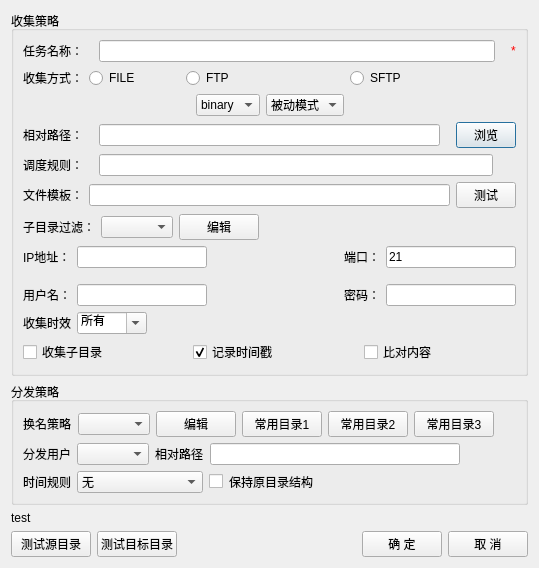
 <widget class="QDialog" name="collectDlg">
  <property name="geometry">
   <rect>
    <x>0</x>
    <y>0</y>
    <width>539</width>
    <height>543</height>
   </rect>
  </property>
  <property name="windowTitle">
   <string>收集分发设置</string>
  </property>
  <layout class="QVBoxLayout" name="verticalLayout_3">
   <item>
    <widget class="QGroupBox" name="groupBox">
     <property name="title">
      <string>收集策略</string>
     </property>
     <layout class="QVBoxLayout" name="verticalLayout">
      <item>
       <layout class="QHBoxLayout" name="horizontalLayout">
        <property name="spacing">
         <number>16</number>
        </property>
        <item>
         <widget class="QLabel" name="label">
          <property name="text">
           <string>任务名称：</string>
          </property>
         </widget>
        </item>
        <item>
         <widget class="QLineEdit" name="le_DirName"/>
        </item>
        <item>
         <widget class="QLabel" name="label_19">
          <property name="styleSheet">
           <string notr="true">color: rgb(255, 0, 0);</string>
          </property>
          <property name="text">
           <string>*</string>
          </property>
         </widget>
        </item>
       </layout>
      </item>
      <item>
       <layout class="QHBoxLayout" name="horizontalLayout_2">
        <item>
         <widget class="QLabel" name="label_2">
          <property name="text">
           <string>收集方式：</string>
          </property>
         </widget>
        </item>
        <item>
         <widget class="QRadioButton" name="radFile">
          <property name="text">
           <string>FILE</string>
          </property>
         </widget>
        </item>
        <item>
         <spacer name="horizontalSpacer_3">
          <property name="orientation">
           <enum>Qt::Horizontal</enum>
          </property>
          <property name="sizeType">
           <enum>QSizePolicy::Preferred</enum>
          </property>
          <property name="sizeHint" stdset="0">
           <size>
            <width>40</width>
            <height>20</height>
           </size>
          </property>
         </spacer>
        </item>
        <item>
         <widget class="QRadioButton" name="radFtp">
          <property name="text">
           <string>FTP</string>
          </property>
         </widget>
        </item>
        <item>
         <spacer name="horizontalSpacer_15">
          <property name="orientation">
           <enum>Qt::Horizontal</enum>
          </property>
          <property name="sizeHint" stdset="0">
           <size>
            <width>40</width>
            <height>20</height>
           </size>
          </property>
         </spacer>
        </item>
        <item>
         <widget class="QRadioButton" name="radSFtp">
          <property name="text">
           <string>SFTP</string>
          </property>
         </widget>
        </item>
        <item>
         <spacer name="horizontalSpacer_2">
          <property name="orientation">
           <enum>Qt::Horizontal</enum>
          </property>
          <property name="sizeHint" stdset="0">
           <size>
            <width>40</width>
            <height>20</height>
           </size>
          </property>
         </spacer>
        </item>
       </layout>
      </item>
      <item>
       <layout class="QHBoxLayout" name="horizontalLayout_12">
        <item>
         <spacer name="horizontalSpacer_13">
          <property name="orientation">
           <enum>Qt::Horizontal</enum>
          </property>
          <property name="sizeHint" stdset="0">
           <size>
            <width>40</width>
            <height>20</height>
           </size>
          </property>
         </spacer>
        </item>
        <item>
         <widget class="QComboBox" name="comboBox_bin">
          <item>
           <property name="text">
            <string>binary</string>
           </property>
          </item>
          <item>
           <property name="text">
            <string>ascii</string>
           </property>
          </item>
         </widget>
        </item>
        <item>
         <widget class="QComboBox" name="comboBox_passive">
          <item>
           <property name="text">
            <string>被动模式</string>
           </property>
          </item>
          <item>
           <property name="text">
            <string>主动模式</string>
           </property>
          </item>
         </widget>
        </item>
        <item>
         <spacer name="horizontalSpacer_14">
          <property name="orientation">
           <enum>Qt::Horizontal</enum>
          </property>
          <property name="sizeHint" stdset="0">
           <size>
            <width>40</width>
            <height>20</height>
           </size>
          </property>
         </spacer>
        </item>
       </layout>
      </item>
      <item>
       <layout class="QHBoxLayout" name="horizontalLayout_3">
        <property name="spacing">
         <number>16</number>
        </property>
        <item>
         <widget class="QLabel" name="label_3">
          <property name="text">
           <string>相对路径：</string>
          </property>
         </widget>
        </item>
        <item>
         <widget class="QLineEdit" name="le_RelvPath">
          <property name="toolTip">
           <string>&lt;html&gt;&lt;head/&gt;&lt;body&gt;&lt;p&gt;&lt;span style=&quot; color:#ff0000;&quot;&gt;路径设置支持收集指定时间的目录&lt;/span&gt;&lt;/p&gt;&lt;p&gt;&lt;span style=&quot; color:#ff0000;&quot;&gt;配置参数：%T-/+NF %t%&lt;/span&gt;&lt;span style=&quot; font-size:11pt; font-weight:600; color:#ff0000;&quot;&gt;Y&lt;/span&gt;&lt;span style=&quot; color:#ff0000;&quot;&gt; %t%&lt;/span&gt;&lt;span style=&quot; font-size:11pt; font-weight:600; color:#ff0000;&quot;&gt;m&lt;/span&gt;&lt;span style=&quot; color:#ff0000;&quot;&gt; %t%&lt;/span&gt;&lt;span style=&quot; font-size:11pt; font-weight:600; color:#ff0000;&quot;&gt;d&lt;/span&gt;&lt;span style=&quot; color:#ff0000;&quot;&gt; %t%&lt;/span&gt;&lt;span style=&quot; font-weight:600; color:#ff0000;&quot;&gt;H&lt;/span&gt;&lt;span style=&quot; color:#ff0000;&quot;&gt; %t%&lt;/span&gt;&lt;span style=&quot; font-size:11pt; font-weight:600; color:#ff0000;&quot;&gt;M&lt;/span&gt;&lt;span style=&quot; color:#ff0000;&quot;&gt; %t%&lt;/span&gt;&lt;span style=&quot; font-size:11pt; font-weight:600; color:#ff0000;&quot;&gt;S&lt;/span&gt;&lt;span style=&quot; color:#ff0000;&quot;/&gt;&lt;/p&gt;&lt;p&gt;&lt;span style=&quot; color:#ff0000;&quot;&gt;%T : &lt;/span&gt;&lt;span style=&quot; font-family:'宋体'; color:#ff0000;&quot;&gt;表示执行操作&lt;/span&gt;&lt;/p&gt;&lt;p&gt;&lt;span style=&quot; color:#ff0000;&quot;&gt;-/+ : &lt;/span&gt;&lt;span style=&quot; font-family:'宋体'; color:#ff0000;&quot;&gt;可选择&lt;/span&gt;&lt;span style=&quot; color:#ff0000;&quot;&gt; -&lt;/span&gt;&lt;span style=&quot; font-family:'宋体'; color:#ff0000;&quot;&gt;（减法）&lt;/span&gt;&lt;span style=&quot; color:#ff0000;&quot;&gt;+&lt;/span&gt;&lt;span style=&quot; font-family:'宋体'; color:#ff0000;&quot;&gt;（加法）&lt;/span&gt;&lt;/p&gt;&lt;p&gt;&lt;span style=&quot; color:#ff0000;&quot;&gt;N :  &lt;/span&gt;&lt;span style=&quot; font-family:'宋体'; color:#ff0000;&quot;&gt;整数值&lt;/span&gt;&lt;/p&gt;&lt;p&gt;&lt;span style=&quot; color:#ff0000;&quot;&gt;F :  &lt;/span&gt;&lt;span style=&quot; font-family:'宋体'; color:#ff0000;&quot;&gt;可选择&lt;/span&gt;&lt;span style=&quot; color:#ff0000;&quot;&gt;Y(&lt;/span&gt;&lt;span style=&quot; font-family:'宋体'; color:#ff0000;&quot;&gt;年&lt;/span&gt;&lt;span style=&quot; color:#ff0000;&quot;&gt;)/m(&lt;/span&gt;&lt;span style=&quot; font-family:'宋体'; color:#ff0000;&quot;&gt;月&lt;/span&gt;&lt;span style=&quot; color:#ff0000;&quot;&gt;)/d(&lt;/span&gt;&lt;span style=&quot; font-family:'宋体'; color:#ff0000;&quot;&gt;日&lt;/span&gt;&lt;span style=&quot; color:#ff0000;&quot;&gt;)/H(&lt;/span&gt;&lt;span style=&quot; font-family:'宋体'; color:#ff0000;&quot;&gt;时&lt;/span&gt;&lt;span style=&quot; color:#ff0000;&quot;&gt;)/M(&lt;/span&gt;&lt;span style=&quot; font-family:'宋体'; color:#ff0000;&quot;&gt;分&lt;/span&gt;&lt;span style=&quot; color:#ff0000;&quot;&gt;)/S(&lt;/span&gt;&lt;span style=&quot; font-family:'宋体'; color:#ff0000;&quot;&gt;秒&lt;/span&gt;&lt;span style=&quot; color:#ff0000;&quot;&gt;)&lt;/span&gt;&lt;/p&gt;&lt;p&gt;&lt;span style=&quot; color:#ff0000;&quot;&gt;%Y: &lt;/span&gt;&lt;span style=&quot; font-family:'宋体'; color:#ff0000;&quot;&gt;年&lt;/span&gt;&lt;span style=&quot; color:#ff0000;&quot;&gt;  %m: &lt;/span&gt;&lt;span style=&quot; font-family:'宋体'; color:#ff0000;&quot;&gt;月&lt;/span&gt;&lt;span style=&quot; color:#ff0000;&quot;&gt;  %d: &lt;/span&gt;&lt;span style=&quot; font-family:'宋体'; color:#ff0000;&quot;&gt;日&lt;/span&gt;&lt;span style=&quot; color:#ff0000;&quot;&gt;  %H: &lt;/span&gt;&lt;span style=&quot; font-family:'宋体'; color:#ff0000;&quot;&gt;时&lt;/span&gt;&lt;span style=&quot; color:#ff0000;&quot;&gt; %M: &lt;/span&gt;&lt;span style=&quot; font-family:'宋体'; color:#ff0000;&quot;&gt;分&lt;/span&gt;&lt;span style=&quot; color:#ff0000;&quot;&gt; %S: &lt;/span&gt;&lt;span style=&quot; font-family:'宋体'; color:#ff0000;&quot;&gt;秒&lt;/span&gt;&lt;/p&gt;&lt;p&gt;&lt;span style=&quot; color:#ff0000;&quot;&gt;%t: &lt;/span&gt;&lt;span style=&quot; font-family:'宋体'; color:#ff0000;&quot;&gt;分隔符&lt;/span&gt;&lt;/p&gt;&lt;p&gt;&lt;span style=&quot; font-family:'宋体'; font-size:10.5pt; color:#ff0000;&quot;&gt;当收集目录包含此配置时（如：&lt;/span&gt;&lt;span style=&quot; font-family:'Calibri,sans-serif'; font-size:10.5pt; color:#ff0000;&quot;&gt;%T-1d%t%Y%t%m%t%d&lt;/span&gt;&lt;span style=&quot; font-family:'宋体'; font-size:10.5pt; color:#ff0000;&quot;&gt;将收集目录中的天数减去一天），收集传输软件将在收集此目录时将根据配置在&lt;/span&gt;&lt;span style=&quot; font-family:'Calibri,sans-serif'; font-size:10.5pt; color:#ff0000;&quot;&gt;Y(&lt;/span&gt;&lt;span style=&quot; font-family:'宋体'; font-size:10.5pt; color:#ff0000;&quot;&gt;年&lt;/span&gt;&lt;span style=&quot; font-family:'Calibri,sans-serif'; font-size:10.5pt; color:#ff0000;&quot;&gt;) &lt;/span&gt;&lt;span style=&quot; font-family:'宋体'; font-size:10.5pt; color:#ff0000;&quot;&gt;或&lt;/span&gt;&lt;span style=&quot; font-family:'Calibri,sans-serif'; font-size:10.5pt; color:#ff0000;&quot;&gt;m(&lt;/span&gt;&lt;span style=&quot; font-family:'宋体'; font-size:10.5pt; color:#ff0000;&quot;&gt;月&lt;/span&gt;&lt;span style=&quot; font-family:'Calibri,sans-serif'; font-size:10.5pt; color:#ff0000;&quot;&gt;) &lt;/span&gt;&lt;span style=&quot; font-family:'宋体'; font-size:10.5pt; color:#ff0000;&quot;&gt;或&lt;/span&gt;&lt;span style=&quot; font-family:'Calibri,sans-serif'; font-size:10.5pt; color:#ff0000;&quot;&gt; d(&lt;/span&gt;&lt;span style=&quot; font-family:'宋体'; font-size:10.5pt; color:#ff0000;&quot;&gt;日&lt;/span&gt;&lt;span style=&quot; font-family:'Calibri,sans-serif'; font-size:10.5pt; color:#ff0000;&quot;&gt;) &lt;/span&gt;&lt;span style=&quot; font-family:'宋体'; font-size:10.5pt; color:#ff0000;&quot;&gt;或&lt;/span&gt;&lt;span style=&quot; font-family:'Calibri,sans-serif'; font-size:10.5pt; color:#ff0000;&quot;&gt; h(&lt;/span&gt;&lt;span style=&quot; font-family:'宋体'; font-size:10.5pt; color:#ff0000;&quot;&gt;时&lt;/span&gt;&lt;span style=&quot; font-family:'Calibri,sans-serif'; font-size:10.5pt; color:#ff0000;&quot;&gt;) &lt;/span&gt;&lt;span style=&quot; font-family:'宋体'; font-size:10.5pt; color:#ff0000;&quot;&gt;或&lt;/span&gt;&lt;span style=&quot; font-family:'Calibri,sans-serif'; font-size:10.5pt; color:#ff0000;&quot;&gt; M(&lt;/span&gt;&lt;span style=&quot; font-family:'宋体'; font-size:10.5pt; color:#ff0000;&quot;&gt;分&lt;/span&gt;&lt;span style=&quot; font-family:'Calibri,sans-serif'; font-size:10.5pt; color:#ff0000;&quot;&gt;) &lt;/span&gt;&lt;span style=&quot; font-family:'宋体'; font-size:10.5pt; color:#ff0000;&quot;&gt;或&lt;/span&gt;&lt;span style=&quot; font-family:'Calibri,sans-serif'; font-size:10.5pt; color:#ff0000;&quot;&gt; s(&lt;/span&gt;&lt;span style=&quot; font-family:'宋体'; font-size:10.5pt; color:#ff0000;&quot;&gt;秒&lt;/span&gt;&lt;span style=&quot; font-family:'Calibri,sans-serif'; font-size:10.5pt; color:#ff0000;&quot;&gt;)&lt;/span&gt;&lt;span style=&quot; font-family:'宋体'; font-size:10.5pt; color:#ff0000;&quot;&gt;加上或减去指定&lt;/span&gt;&lt;span style=&quot; font-family:'Calibri,sans-serif'; font-size:10.5pt; color:#ff0000;&quot;&gt;N&lt;/span&gt;&lt;span style=&quot; font-family:'宋体'; font-size:10.5pt; color:#ff0000;&quot;&gt;的数字。&lt;/span&gt;&lt;/p&gt;&lt;/body&gt;&lt;/html&gt;</string>
          </property>
         </widget>
        </item>
        <item>
         <widget class="QPushButton" name="btnBrowse">
          <property name="maximumSize">
           <size>
            <width>60</width>
            <height>16777215</height>
           </size>
          </property>
          <property name="text">
           <string>浏览</string>
          </property>
         </widget>
        </item>
       </layout>
      </item>
      <item>
       <layout class="QHBoxLayout" name="horizontalLayout_4">
        <property name="spacing">
         <number>16</number>
        </property>
        <item>
         <widget class="QLabel" name="label_4">
          <property name="text">
           <string>调度规则：</string>
          </property>
         </widget>
        </item>
        <item>
         <widget class="QLineEdit" name="lineEdit_3"/>
        </item>
        <item>
         <widget class="QLabel" name="label_22">
          <property name="toolTip">
           <string>&lt;html&gt;&lt;head/&gt;&lt;body&gt;&lt;p&gt;&lt;span style=&quot; font-family:'宋体';&quot;&gt;调度规则：&lt;/span&gt;&lt;span style=&quot; font-family:'宋体';&quot;&gt;秒&lt;/span&gt;&lt;span style=&quot; font-family:'宋体';&quot;&gt;分&lt;/span&gt;&lt;span style=&quot; font-family:'宋体';&quot;&gt;时&lt;/span&gt;&lt;span style=&quot; font-family:'宋体';&quot;&gt;日&lt;/span&gt;&lt;span style=&quot; font-family:'宋体';&quot;&gt;月&lt;/span&gt;&lt;span style=&quot; font-family:'宋体';&quot;&gt;周&lt;/span&gt;(f1 f2 f3 f4 f5 f6)&lt;span style=&quot; font-family:'宋体';&quot;&gt;。配置规则如下所示：&lt;/span&gt;&lt;/p&gt;&lt;p&gt;&lt;span style=&quot; font-family:'宋体';&quot;&gt;其中&lt;/span&gt; f1&lt;span style=&quot; font-family:'宋体';&quot;&gt;是表示秒，&lt;/span&gt;f2&lt;span style=&quot; font-family:'宋体';&quot;&gt;是表示分钟，&lt;/span&gt;f3 &lt;span style=&quot; font-family:'宋体';&quot;&gt;表示小时，&lt;/span&gt;f4 &lt;span style=&quot; font-family:'宋体';&quot;&gt;表示一个月份中的第几日，&lt;/span&gt;f5 &lt;span style=&quot; font-family:'宋体';&quot;&gt;表示月份，&lt;/span&gt;f6 &lt;span style=&quot; font-family:'宋体';&quot;&gt;表示一个星期中的第几天。&lt;/span&gt;&lt;/p&gt;&lt;p&gt;&lt;span style=&quot; font-family:'宋体';&quot;&gt;当&lt;/span&gt; f1 &lt;span style=&quot; font-family:'宋体';&quot;&gt;为&lt;/span&gt; * &lt;span style=&quot; font-family:'宋体';&quot;&gt;时表示每秒钟都要执行，&lt;/span&gt;f2 &lt;span style=&quot; font-family:'宋体';&quot;&gt;为&lt;/span&gt; * &lt;span style=&quot; font-family:'宋体';&quot;&gt;时表示每分钟都要执行程式，其余类推&lt;/span&gt;&lt;/p&gt;&lt;p&gt;&lt;span style=&quot; font-family:'宋体';&quot;&gt;当&lt;/span&gt; f2 &lt;span style=&quot; font-family:'宋体';&quot;&gt;为&lt;/span&gt; * &lt;span style=&quot; font-family:'宋体';&quot;&gt;时表示每分钟都要执行，&lt;/span&gt;f3 &lt;span style=&quot; font-family:'宋体';&quot;&gt;为&lt;/span&gt; * &lt;span style=&quot; font-family:'宋体';&quot;&gt;时表示每小时都要执行程式，其余类推&lt;/span&gt;&lt;/p&gt;&lt;p&gt;&lt;span style=&quot; font-family:'宋体';&quot;&gt;当&lt;/span&gt; f2 &lt;span style=&quot; font-family:'宋体';&quot;&gt;为&lt;/span&gt; a-b &lt;span style=&quot; font-family:'宋体';&quot;&gt;时表示从第&lt;/span&gt; a &lt;span style=&quot; font-family:'宋体';&quot;&gt;分钟到第&lt;/span&gt; b &lt;span style=&quot; font-family:'宋体';&quot;&gt;分钟这段时间内要执行，&lt;/span&gt;f3 &lt;span style=&quot; font-family:'宋体';&quot;&gt;为&lt;/span&gt; a-b &lt;span style=&quot; font-family:'宋体';&quot;&gt;时表示从第&lt;/span&gt; a &lt;span style=&quot; font-family:'宋体';&quot;&gt;到第&lt;/span&gt; b &lt;span style=&quot; font-family:'宋体';&quot;&gt;小时都要执行，其余类推&lt;/span&gt;&lt;/p&gt;&lt;p&gt;&lt;span style=&quot; font-family:'宋体';&quot;&gt;当&lt;/span&gt; f2 &lt;span style=&quot; font-family:'宋体';&quot;&gt;为&lt;/span&gt; */n &lt;span style=&quot; font-family:'宋体';&quot;&gt;时表示每&lt;/span&gt; n &lt;span style=&quot; font-family:'宋体';&quot;&gt;分钟个时间间隔执行一次，&lt;/span&gt;f3 &lt;span style=&quot; font-family:'宋体';&quot;&gt;为&lt;/span&gt; */n &lt;span style=&quot; font-family:'宋体';&quot;&gt;表示每&lt;/span&gt; n &lt;span style=&quot; font-family:'宋体';&quot;&gt;小时个时间间隔执行一次，其余类推&lt;/span&gt;&lt;span style=&quot; font-family:'宋体'; font-size:10.5pt;&quot;&gt;当&lt;/span&gt;&lt;span style=&quot; font-family:'Calibri,sans-serif'; font-size:10.5pt;&quot;&gt; f2 &lt;/span&gt;&lt;span style=&quot; font-family:'宋体'; font-size:10.5pt;&quot;&gt;为&lt;/span&gt;&lt;span style=&quot; font-family:'Calibri,sans-serif'; font-size:10.5pt;&quot;&gt; a, b, c,... &lt;/span&gt;&lt;span style=&quot; font-family:'宋体'; font-size:10.5pt;&quot;&gt;时表示第&lt;/span&gt;&lt;span style=&quot; font-family:'Calibri,sans-serif'; font-size:10.5pt;&quot;&gt; a, b, c,... &lt;/span&gt;&lt;span style=&quot; font-family:'宋体'; font-size:10.5pt;&quot;&gt;分钟要执行，&lt;/span&gt;&lt;span style=&quot; font-family:'Calibri,sans-serif'; font-size:10.5pt;&quot;&gt;f3 &lt;/span&gt;&lt;span style=&quot; font-family:'宋体'; font-size:10.5pt;&quot;&gt;为&lt;/span&gt;&lt;span style=&quot; font-family:'Calibri,sans-serif'; font-size:10.5pt;&quot;&gt; a, b, c,... &lt;/span&gt;&lt;span style=&quot; font-family:'宋体'; font-size:10.5pt;&quot;&gt;时表示第&lt;/span&gt;&lt;span style=&quot; font-family:'Calibri,sans-serif'; font-size:10.5pt;&quot;&gt; a, b, c...&lt;/span&gt;&lt;span style=&quot; font-family:'宋体'; font-size:10.5pt;&quot;&gt;个小时要执行，其余类推&lt;/span&gt;&lt;/p&gt;&lt;/body&gt;&lt;/html&gt;</string>
          </property>
          <property name="styleSheet">
           <string notr="true">color: rgb(255, 0, 0);</string>
          </property>
          <property name="text">
           <string/>
          </property>
          <property name="pixmap">
           <pixmap>:/help.jpg</pixmap>
          </property>
         </widget>
        </item>
       </layout>
      </item>
      <item>
       <layout class="QHBoxLayout" name="horizontalLayout_5">
        <item>
         <widget class="QLabel" name="label_5">
          <property name="text">
           <string>文件模板：</string>
          </property>
         </widget>
        </item>
        <item>
         <widget class="QLineEdit" name="lineEdit_4"/>
        </item>
        <item>
         <widget class="QPushButton" name="btn_test">
          <property name="maximumSize">
           <size>
            <width>60</width>
            <height>16777215</height>
           </size>
          </property>
          <property name="text">
           <string>测试</string>
          </property>
         </widget>
        </item>
       </layout>
      </item>
      <item>
       <layout class="QHBoxLayout" name="horizontalLayout_11">
        <item>
         <widget class="QLabel" name="label_13">
          <property name="text">
           <string>子目录过滤：</string>
          </property>
         </widget>
        </item>
        <item>
         <widget class="QComboBox" name="cbx_subdirfilter"/>
        </item>
        <item>
         <widget class="QPushButton" name="pbt_subdirfilter">
          <property name="text">
           <string>编辑</string>
          </property>
         </widget>
        </item>
        <item>
         <spacer name="horizontalSpacer_12">
          <property name="orientation">
           <enum>Qt::Horizontal</enum>
          </property>
          <property name="sizeHint" stdset="0">
           <size>
            <width>40</width>
            <height>20</height>
           </size>
          </property>
         </spacer>
        </item>
       </layout>
      </item>
      <item>
       <layout class="QGridLayout" name="gridLayout">
        <property name="verticalSpacing">
         <number>16</number>
        </property>
        <item row="0" column="0">
         <widget class="QLabel" name="label_9">
          <property name="text">
           <string>IP地址：</string>
          </property>
         </widget>
        </item>
        <item row="0" column="1">
         <widget class="QLineEdit" name="lineEdit_7"/>
        </item>
        <item row="0" column="2">
         <spacer name="horizontalSpacer_5">
          <property name="orientation">
           <enum>Qt::Horizontal</enum>
          </property>
          <property name="sizeHint" stdset="0">
           <size>
            <width>28</width>
            <height>20</height>
           </size>
          </property>
         </spacer>
        </item>
        <item row="0" column="3">
         <widget class="QLabel" name="label_10">
          <property name="text">
           <string>端口：</string>
          </property>
         </widget>
        </item>
        <item row="0" column="4">
         <widget class="QLineEdit" name="lineEdit_8">
          <property name="text">
           <string>21</string>
          </property>
         </widget>
        </item>
        <item row="1" column="0">
         <widget class="QLabel" name="label_7">
          <property name="text">
           <string>用户名：</string>
          </property>
         </widget>
        </item>
        <item row="1" column="1">
         <widget class="QLineEdit" name="lineEdit_5"/>
        </item>
        <item row="1" column="2">
         <spacer name="horizontalSpacer_4">
          <property name="orientation">
           <enum>Qt::Horizontal</enum>
          </property>
          <property name="sizeHint" stdset="0">
           <size>
            <width>28</width>
            <height>20</height>
           </size>
          </property>
         </spacer>
        </item>
        <item row="1" column="3">
         <widget class="QLabel" name="label_8">
          <property name="text">
           <string>密码：</string>
          </property>
         </widget>
        </item>
        <item row="1" column="4">
         <widget class="QLineEdit" name="lineEdit_6">
          <property name="echoMode">
           <enum>QLineEdit::Normal</enum>
          </property>
         </widget>
        </item>
       </layout>
      </item>
      <item>
       <layout class="QHBoxLayout" name="horizontalLayout_6">
        <item>
         <widget class="QLabel" name="label_6">
          <property name="text">
           <string>收集时效</string>
          </property>
         </widget>
        </item>
        <item>
         <widget class="QComboBox" name="col_time_range">
          <property name="minimumSize">
           <size>
            <width>70</width>
            <height>0</height>
           </size>
          </property>
          <property name="toolTip">
           <string>&lt;html&gt;&lt;head/&gt;&lt;body&gt;&lt;p&gt;&lt;span style=&quot; color:#ff0000;&quot;&gt;自定义配置，适用格式为：时间+单位。&lt;/span&gt;&lt;/p&gt;&lt;p&gt;&lt;span style=&quot; color:#ff0000;&quot;&gt;单位目前仅支持：天、小时、分钟&lt;/span&gt;&lt;/p&gt;&lt;/body&gt;&lt;/html&gt;</string>
          </property>
          <property name="editable">
           <bool>true</bool>
          </property>
          <item>
           <property name="text">
            <string>所有</string>
           </property>
          </item>
          <item>
           <property name="text">
            <string>10分钟</string>
           </property>
          </item>
          <item>
           <property name="text">
            <string>30分钟</string>
           </property>
          </item>
          <item>
           <property name="text">
            <string>1小时</string>
           </property>
          </item>
          <item>
           <property name="text">
            <string>2小时</string>
           </property>
          </item>
          <item>
           <property name="text">
            <string>3小时</string>
           </property>
          </item>
          <item>
           <property name="text">
            <string>6小时</string>
           </property>
          </item>
          <item>
           <property name="text">
            <string>12小时</string>
           </property>
          </item>
          <item>
           <property name="text">
            <string>1天</string>
           </property>
          </item>
          <item>
           <property name="text">
            <string>2天</string>
           </property>
          </item>
          <item>
           <property name="text">
            <string>3天</string>
           </property>
          </item>
         </widget>
        </item>
        <item>
         <spacer name="horizontalSpacer_6">
          <property name="orientation">
           <enum>Qt::Horizontal</enum>
          </property>
          <property name="sizeHint" stdset="0">
           <size>
            <width>40</width>
            <height>20</height>
           </size>
          </property>
         </spacer>
        </item>
       </layout>
      </item>
      <item>
       <layout class="QHBoxLayout" name="horizontalLayout_10">
        <item>
         <widget class="QCheckBox" name="checkBox_2">
          <property name="text">
           <string>收集子目录</string>
          </property>
         </widget>
        </item>
        <item>
         <spacer name="horizontalSpacer_9">
          <property name="orientation">
           <enum>Qt::Horizontal</enum>
          </property>
          <property name="sizeHint" stdset="0">
           <size>
            <width>40</width>
            <height>20</height>
           </size>
          </property>
         </spacer>
        </item>
        <item>
         <widget class="QCheckBox" name="recordLatestTime">
          <property name="text">
           <string>记录时间戳</string>
          </property>
          <property name="checked">
           <bool>true</bool>
          </property>
         </widget>
        </item>
        <item>
         <spacer name="horizontalSpacer_8">
          <property name="orientation">
           <enum>Qt::Horizontal</enum>
          </property>
          <property name="sizeHint" stdset="0">
           <size>
            <width>40</width>
            <height>20</height>
           </size>
          </property>
         </spacer>
        </item>
        <item>
         <widget class="QCheckBox" name="compare_content">
          <property name="text">
           <string>比对内容</string>
          </property>
         </widget>
        </item>
        <item>
         <spacer name="horizontalSpacer_11">
          <property name="orientation">
           <enum>Qt::Horizontal</enum>
          </property>
          <property name="sizeHint" stdset="0">
           <size>
            <width>40</width>
            <height>20</height>
           </size>
          </property>
         </spacer>
        </item>
       </layout>
      </item>
     </layout>
    </widget>
   </item>
   <item>
    <widget class="QGroupBox" name="groupBox_2">
     <property name="title">
      <string>分发策略</string>
     </property>
     <layout class="QVBoxLayout" name="verticalLayout_2">
      <item>
       <layout class="QHBoxLayout" name="horizontalLayout_8">
        <item>
         <widget class="QLabel" name="label_12">
          <property name="text">
           <string>换名策略</string>
          </property>
         </widget>
        </item>
        <item>
         <widget class="QComboBox" name="comboBox_rename"/>
        </item>
        <item>
         <widget class="QPushButton" name="btn_rename_edit">
          <property name="text">
           <string>编辑</string>
          </property>
         </widget>
        </item>
        <item>
         <widget class="QPushButton" name="btn_dir1">
          <property name="toolTip">
           <string>&lt;html&gt;&lt;head/&gt;&lt;body&gt;&lt;p&gt;年/年月/年月日&lt;/p&gt;&lt;/body&gt;&lt;/html&gt;</string>
          </property>
          <property name="text">
           <string>常用目录1</string>
          </property>
         </widget>
        </item>
        <item>
         <widget class="QPushButton" name="btn_dir2">
          <property name="toolTip">
           <string>&lt;html&gt;&lt;head/&gt;&lt;body&gt;&lt;p&gt;年/月/日&lt;/p&gt;&lt;/body&gt;&lt;/html&gt;</string>
          </property>
          <property name="text">
           <string>常用目录2</string>
          </property>
         </widget>
        </item>
        <item>
         <widget class="QPushButton" name="btn_dir3">
          <property name="toolTip">
           <string>&lt;html&gt;&lt;head/&gt;&lt;body&gt;&lt;p&gt;年月日&lt;/p&gt;&lt;/body&gt;&lt;/html&gt;</string>
          </property>
          <property name="text">
           <string>常用目录3</string>
          </property>
         </widget>
        </item>
        <item>
         <spacer name="horizontalSpacer">
          <property name="orientation">
           <enum>Qt::Horizontal</enum>
          </property>
          <property name="sizeHint" stdset="0">
           <size>
            <width>40</width>
            <height>20</height>
           </size>
          </property>
         </spacer>
        </item>
       </layout>
      </item>
      <item>
       <layout class="QHBoxLayout" name="horizontalLayout_9">
        <item>
         <widget class="QLabel" name="label_11">
          <property name="text">
           <string>分发用户</string>
          </property>
         </widget>
        </item>
        <item>
         <widget class="QComboBox" name="comboBox_sendUser"/>
        </item>
        <item>
         <widget class="QLabel" name="label_14">
          <property name="text">
           <string>相对路径</string>
          </property>
         </widget>
        </item>
        <item>
         <widget class="QLineEdit" name="lineEdit_rtvpath">
          <property name="minimumSize">
           <size>
            <width>250</width>
            <height>0</height>
           </size>
          </property>
         </widget>
        </item>
        <item>
         <spacer name="horizontalSpacer_16">
          <property name="orientation">
           <enum>Qt::Horizontal</enum>
          </property>
          <property name="sizeHint" stdset="0">
           <size>
            <width>40</width>
            <height>20</height>
           </size>
          </property>
         </spacer>
        </item>
       </layout>
      </item>
      <item>
       <layout class="QHBoxLayout" name="horizontalLayout_13">
        <item>
         <widget class="QLabel" name="label_16">
          <property name="text">
           <string>时间规则</string>
          </property>
         </widget>
        </item>
        <item>
         <widget class="QComboBox" name="comboBox_timerule">
          <item>
           <property name="text">
            <string>无</string>
           </property>
          </item>
          <item>
           <property name="text">
            <string>基于收集目录时间</string>
           </property>
          </item>
          <item>
           <property name="text">
            <string>基于文件名时间</string>
           </property>
          </item>
          <item>
           <property name="text">
            <string>基于系统时间</string>
           </property>
          </item>
         </widget>
        </item>
        <item>
         <widget class="QCheckBox" name="checkBox_keepSource">
          <property name="text">
           <string/>
          </property>
         </widget>
        </item>
        <item>
         <widget class="QLabel" name="label_15">
          <property name="text">
           <string>保持原目录结构</string>
          </property>
         </widget>
        </item>
        <item>
         <spacer name="horizontalSpacer_17">
          <property name="orientation">
           <enum>Qt::Horizontal</enum>
          </property>
          <property name="sizeHint" stdset="0">
           <size>
            <width>40</width>
            <height>20</height>
           </size>
          </property>
         </spacer>
        </item>
       </layout>
      </item>
     </layout>
    </widget>
   </item>
   <item>
    <spacer name="verticalSpacer">
     <property name="orientation">
      <enum>Qt::Vertical</enum>
     </property>
     <property name="sizeHint" stdset="0">
      <size>
       <width>20</width>
       <height>16</height>
      </size>
     </property>
    </spacer>
   </item>
   <item>
    <widget class="QLabel" name="label_result">
     <property name="text">
      <string>test</string>
     </property>
    </widget>
   </item>
   <item>
    <layout class="QHBoxLayout" name="horizontalLayout_7">
     <item>
      <widget class="QPushButton" name="btn_testSource">
       <property name="text">
        <string>测试源目录</string>
       </property>
      </widget>
     </item>
     <item>
      <widget class="QPushButton" name="btn_testDest">
       <property name="text">
        <string>测试目标目录</string>
       </property>
      </widget>
     </item>
     <item>
      <spacer name="horizontalSpacer_7">
       <property name="orientation">
        <enum>Qt::Horizontal</enum>
       </property>
       <property name="sizeHint" stdset="0">
        <size>
         <width>40</width>
         <height>20</height>
        </size>
       </property>
      </spacer>
     </item>
     <item>
      <widget class="QPushButton" name="btnApply">
       <property name="text">
        <string>确 定</string>
       </property>
      </widget>
     </item>
     <item>
      <widget class="QPushButton" name="btnCancel">
       <property name="text">
        <string>取 消</string>
       </property>
      </widget>
     </item>
    </layout>
   </item>
  </layout>
 </widget>
